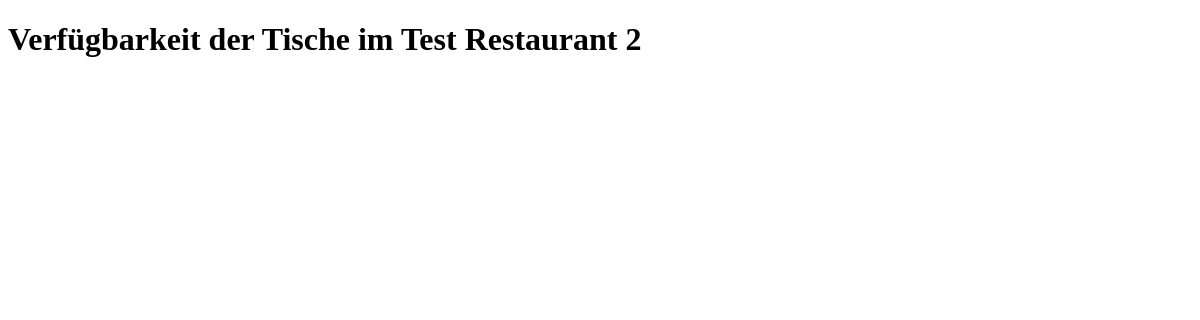
Before: /restaurant/restaurant/1/tables/ with the older database file.
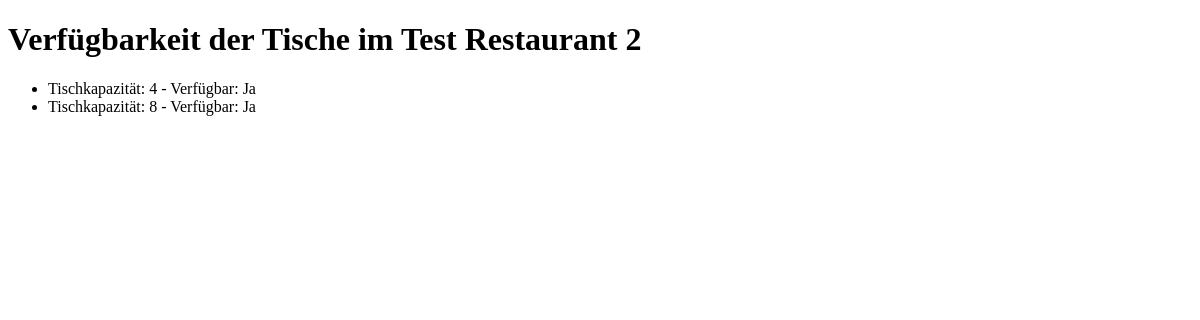
After: the same page with the newer database file.
### restaurant/models.py (models this page shows, shortened)
class Table(models.Model):
    restaurant = models.ForeignKey(Restaurant, on_delete=models.CASCADE)
    capacity = models.IntegerField()
    is_available = models.BooleanField(default=True)

### restaurant/views.py (the view)
# urls.py: path('restaurant/<int:restaurant_id>/tables/', views.view_tables, name='restaurant_tables'),
def view_tables(request, restaurant_id):
    restaurant = get_object_or_404(Restaurant, pk=restaurant_id)
    tables = Table.objects.filter(restaurant=restaurant)
    return render(request, 'restaurant/tables.html', {'restaurant': restaurant, 'tables': tables})

### restaurant/templates/restaurant/tables.html (shortened to what this page needs)
<!DOCTYPE html>
<html>
<head>
</head>
<body>
    <h1>Verfügbarkeit der Tische im {{ restaurant.name }}</h1>
    <ul>
        {% for table in tables %}
        <li>Tischkapazität: {{ table.capacity }} - Verfügbar: {{ table.is_available|yesno:"Ja,Nein" }}</li>
        {% endfor %}
    </ul>
</body>
</html>

Changed rows visible on the page:
added Table: capacity "4", is_available "Ja"
added Table: capacity "8", is_available "Ja"
